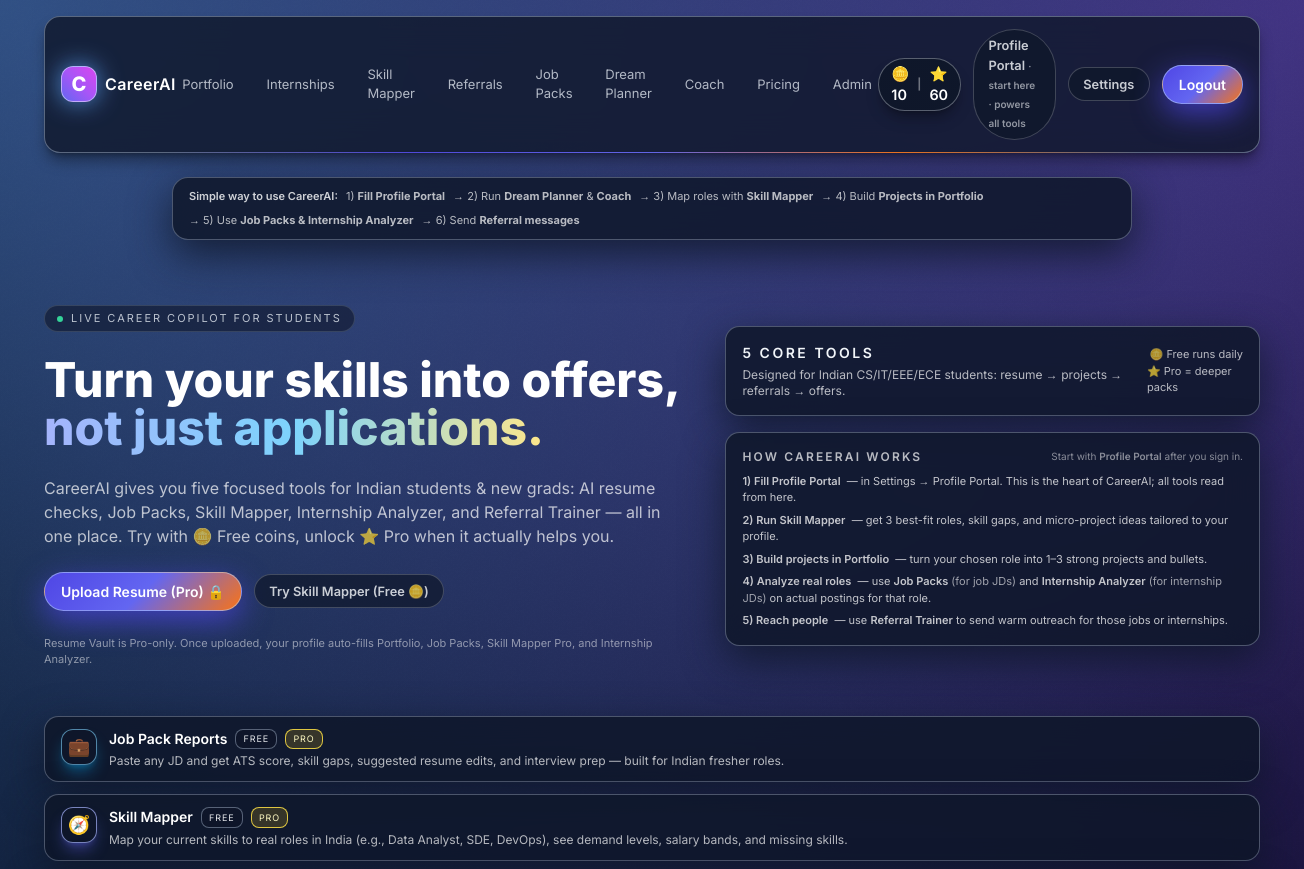
Page / (signed in, upper part) on the earlier database version.
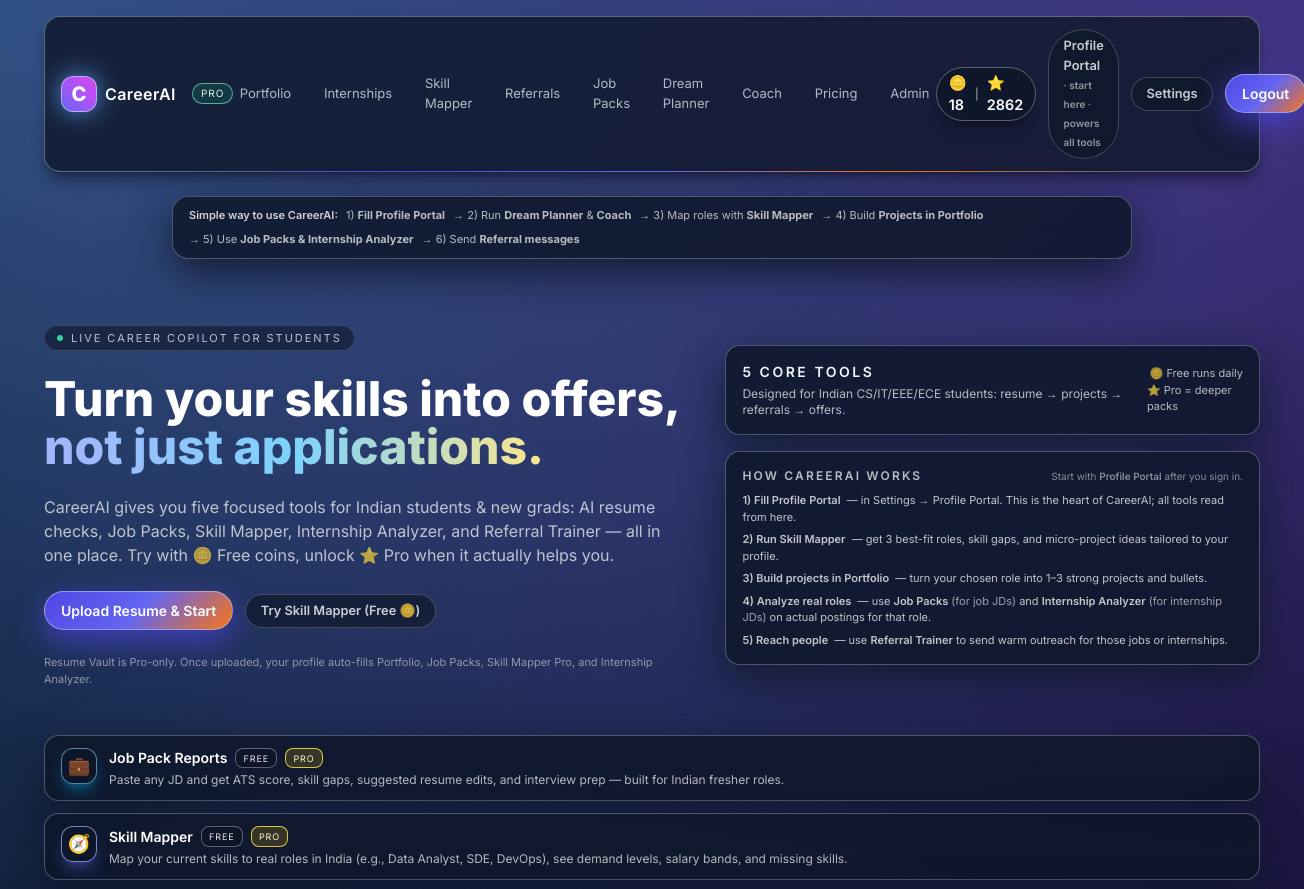
Same page on the later database version.
### models.py (models this page shows, shortened)
class User(UserMixin, db.Model):
    __tablename__ = "user"
    id = db.Column(db.Integer, primary_key=True)
    name = db.Column(db.String(120), nullable=False)
    email = db.Column(db.String(255), unique=True, nullable=False, index=True)
    password_hash = db.Column(db.String(255), nullable=False)
    verified = db.Column(db.Boolean, default=False, nullable=False)
    role = db.Column(db.String(32), default="student", nullable=False)
    subscription_status = db.Column(
        db.String(32), default="free", nullable=False
    )  # "free" | "pro" | "canceled" | etc.
    stripe_customer_id = db.Column(db.String(120), index=True, nullable=True)
    stripe_subscription_id = db.Column(db.String(120), index=True, nullable=True)
    pro_since = db.Column(db.DateTime, nullable=True)
    pro_cancel_at = db.Column(db.DateTime, nullable=True)
    coins_free = db.Column(db.Integer, default=10, nullable=False)  # Silver 🪙
    coins_pro = db.Column(db.Integer, default=0, nullable=False)  # Gold ⭐
    university_id = db.Column(
        db.Integer,
        db.ForeignKey("university.id", ondelete="SET NULL"),
        nullable=True,
        index=True,
    )
    created_at = db.Column(db.DateTime, default=datetime.utcnow, nullable=False)
    @property
    def is_pro(self) -> bool:
        return (self.subscription_status or "free").lower() == "pro"
    @property
    def is_super_admin(self) -> bool:
        return (self.role or "student") in ("super_admin", "ultra_admin")
    @property
    def is_admin(self) -> bool:
        return self.is_super_admin or self.is_university_admin

### app.py (the view)
    @app.route("/", endpoint="landing")
    def landing():
        return render_template("landing.html")

### app.py (called while the page is built)
def free_coins():
    if getattr(current_user, "is_authenticated", False):
        try:
            return getattr(current_user, "coins_free", 0) or 0
        except Exception:
            try:
                db.session.rollback()
            except Exception:
                pass
            return 0
    return 0

def pro_coins():
    if getattr(current_user, "is_authenticated", False):
        try:
            return getattr(current_user, "coins_pro", 0) or 0
        except Exception:
            try:
                db.session.rollback()
            except Exception:
                pass
            return 0
    return 0

def is_pro():
    if getattr(current_user, "is_authenticated", False):
        try:
            status = (
                getattr(current_user, "subscription_status", "free") or "free"
            ).lower()
            return bool(getattr(current_user, "is_pro", False) or status == "pro")
        except Exception:
            try:
                db.session.rollback()
            except Exception:
                pass
            return False
    return False

### templates/landing.html (shortened to what the changed rows need)
{% extends "base.html" %}
{% block content %}
<section class="mx-auto max-w-7xl px-4 sm:px-6 lg:px-8 pt-12 lg:pt-16 pb-16 space-y-12">
  <div class="grid lg:grid-cols-[minmax(0,1.2fr)_minmax(0,1fr)] gap-10 items-center">
    <div class="space-y-6 max-w-3xl">
      {% if tenant_name %}
        <h1 class="text-4xl md:text-5xl font-extrabold leading-tight">
          Help {{ tenant_name }} students turn their skills into
          <span class="bg-clip-text text-transparent bg-gradient-to-r from-indigo-300 via-sky-300 to-amber-200">
            offers, not just applications.
          </span>
        </h1>
        <p class="text-white/70 text-sm md:text-base">
          This is the {{ tenant_name }} edition of CareerAI. Students get resume checks, Job Packs,
          Skill Mapper, Internship Analyzer, and Referral Trainer — tuned for Indian fresher roles,
          with usage tracked at the {{ tenant_name }} level.
        </p>
      {% else %}
        <h1 class="text-4xl md:text-5xl font-extrabold leading-tight">
          Turn your skills into offers,
          <span class="bg-clip-text text-transparent bg-gradient-to-r from-indigo-300 via-sky-300 to-amber-200">
          </span>
        </h1>
      {% endif %}
      <div class="flex flex-wrap gap-3 items-center">
        <a href="{{ feature_paths.resume }}" class="btn-primary">
          {% if is_pro() %}Upload Resume &amp; Start{% else %}Upload Resume (Pro) 🔒{% endif %}
        </a>
        <a href="{{ feature_paths.skillmapper }}" class="btn-ghost">
          Try Skill Mapper (Free 🪙)
        </a>
      </div>
    </div>
    <div class="space-y-4">
      <div class="glass-card p-4 flex items-center justify-between gap-3">
        <div>
          <h2 class="text-sm font-semibold text-slate-100 uppercase tracking-[0.18em]">
            5 Core Tools
          </h2>
        </div>
      </div>
    </div>
  </div>
</section>
{% endblock %}

### templates/base.html (shortened to what the changed rows need)
{% set FREE = user_free %}
{% set PRO = user_pro %}
<!doctype html>
<html lang="en" class="h-full">
<head>
  <script src="https://cdn.tailwindcss.com"></script>
  <link rel="stylesheet" href="{{ url_for('static', filename='css/glass.css') }}"/>
</head>
<body class="h-full text-white" style="font-family: Inter, ui-sans-serif, system-ui;">
  <header class="sticky top-0 z-40">
    <div class="mx-auto max-w-7xl px-4 sm:px-6 lg:px-8 pt-4 pb-2">
      <div class="relative glass-bar rounded-2xl px-4 py-3 flex items-center justify-between shadow-lg shadow-black/40">
        <a href="{{ feature_paths.home }}" class="flex items-center gap-2">
          <div class="h-9 w-9 rounded-xl bg-gradient-to-tr from-indigo-500 via-purple-500 to-fuchsia-500 border border-indigo-200/70 grid place-items-center shadow-neon">
            <span class="text-xl font-extrabold">C</span>
          </div>
          <span class="font-semibold tracking-wide text-sm sm:text-base">CareerAI</span>
          {% if subscription_status|default('free') == 'pro' %}
            <span class="ml-2 text-[10px] px-2 py-0.5 rounded-full bg-emerald-500/15 border border-emerald-300/70 uppercase tracking-widest text-emerald-100">
              Pro
            </span>
          {% endif %}
        </a>
        <div class="flex items-center gap-3">
          <div class="coins-pill items-center gap-2 rounded-full border border-slate-200/35 bg-slate-900/70 px-3 py-1 text-[11px] shadow-lg shadow-black/30">
            <span class="coins-chip">🪙 {{ FREE }}</span>
            <span class="coins-sep">|</span>
            <span class="coins-chip">⭐ {{ PRO }}</span>
          </div>
        </div>
      </div>
    </div>
  </header>
  <main class="relative z-0">
    {% block content %}{% endblock %}
  </main>
</body>
</html>

Differences in the rows shown:
now on this page (row edited): User: coins_pro "2862"
changed User: subscription_status "free" → "pro" (drawn)
Other differences:
{{ FREE }}: "10" → "18"
{{ PRO }}: "60" → (not shown)
text no longer shown: "Upload Resume (Pro) 🔒"
text now shown: "PRO Upload Resume & Start"
